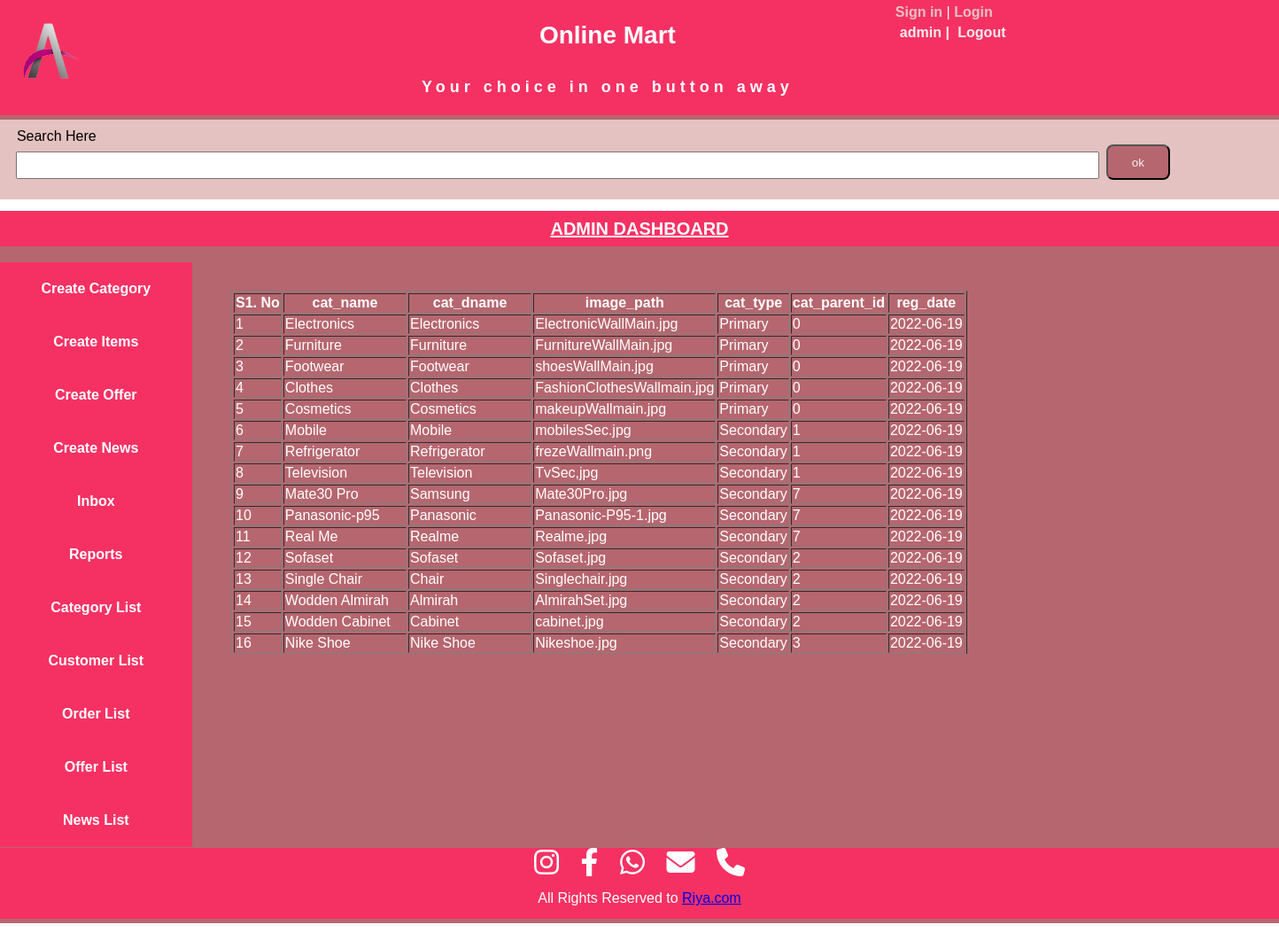
The page /displayCategoryList.php (signed in) on the database its author committed.
### tables this page shows
CREATE TABLE IF NOT EXISTS `category_info` (
  `cat_id` int(11) NOT NULL AUTO_INCREMENT,
  `cat_name` varchar(30) NOT NULL,
  `cat_dname` varchar(30) NOT NULL,
  `image_path` text NOT NULL,
  `cat_type` varchar(10) NOT NULL,
  `cat_parent_id` int(11) NOT NULL,
  `reg_date` date NOT NULL,
  PRIMARY KEY (`cat_id`)
);

### library.php (the view, shortened to what this page needs)
<?php
  function displayTable($sql)
  {
    $con = $GLOBALS["con"];
    $rs = mysqli_query($con , $sql);
    $rc = mysqli_num_rows($rs);
    $cc = mysqli_num_fields($rs);
    echo("<div id ='myList' > ");
    echo("<table border ='1'>");
      echo("<tr>");
      echo("<th> S1. No</th>");
       for($i=1 ; $i <= $cc-1 ; $i++){
        echo("<th>");
        echo(mysqli_fetch_field_direct($rs , $i)->name);
        echo("</th>");
       }
      echo("</tr>");
      $cnt = 0;
      for($i=0; $i <= $rc-1 ; $i++){
        mysqli_data_seek($rs , $i);
        $cnt++;
        $row = mysqli_fetch_array($rs);
        echo("<tr>");
        echo("<td> $cnt </td>");
          for($j=1; $j <= $cc-1 ; $j++){
            echo("<td>");
            echo($row[$j]);
            echo("</td>");
            }
      }
    echo("</table>");
    echo("</div>");
  }
?>

### CSS/style.css (style rules this page uses)
body { padding: 0px; margin: 0px; font-family: Verdana, Geneva, Tahoma, sans-serif; }
#myList { margin: 20px ; padding: 10px; width: 1200px; height: 400px; overflow: scroll; color: white; }

### rows shown on the page
category_info: cat_name "Electronics", cat_dname "Electronics", image_path "ElectronicWallMain.jpg", cat_type "Primary", cat_parent "0", reg_date "2022-06-19"
category_info: cat_name "Furniture", cat_dname "Furniture", image_path "FurnitureWallMain.jpg", cat_type "Primary", cat_parent "0", reg_date "2022-06-19"
category_info: cat_name "Footwear", cat_dname "Footwear", image_path "shoesWallMain.jpg", cat_type "Primary", cat_parent "0", reg_date "2022-06-19"
category_info: cat_name "Clothes", cat_dname "Clothes", image_path "FashionClothesWallmain.jpg", cat_type "Primary", cat_parent "0", reg_date "2022-06-19"
category_info: cat_name "Cosmetics", cat_dname "Cosmetics", image_path "makeupWallmain.jpg", cat_type "Primary", cat_parent "0", reg_date "2022-06-19"
category_info: cat_name "Mobile", cat_dname "Mobile", image_path "mobilesSec.jpg", cat_type "Secondary", cat_parent "1", reg_date "2022-06-19"
category_info: cat_name "Refrigerator", cat_dname "Refrigerator", image_path "frezeWallmain.png", cat_type "Secondary", cat_parent "1", reg_date "2022-06-19"
category_info: cat_name "Television", cat_dname "Television", image_path "TvSec,jpg", cat_type "Secondary", cat_parent "1", reg_date "2022-06-19"
category_info: cat_name "Mate30 Pro", cat_dname "Samsung", image_path "Mate30Pro.jpg", cat_type "Secondary", cat_parent "7", reg_date "2022-06-19"
category_info: cat_name "Panasonic-p95", cat_dname "Panasonic", image_path "Panasonic-P95-1.jpg", cat_type "Secondary", cat_parent "7", reg_date "2022-06-19"
category_info: cat_name "Real Me", cat_dname "Realme", image_path "Realme.jpg", cat_type "Secondary", cat_parent "7", reg_date "2022-06-19"
category_info: cat_name "Sofaset", cat_dname "Sofaset", image_path "Sofaset.jpg", cat_type "Secondary", cat_parent "2", reg_date "2022-06-19"
category_info: cat_name "Single Chair", cat_dname "Chair", image_path "Singlechair.jpg", cat_type "Secondary", cat_parent "2", reg_date "2022-06-19"
category_info: cat_name "Wodden Almirah", cat_dname "Almirah", image_path "AlmirahSet.jpg", cat_type "Secondary", cat_parent "2", reg_date "2022-06-19"
category_info: cat_name "Wodden Cabinet", cat_dname "Cabinet", image_path "cabinet.jpg", cat_type "Secondary", cat_parent "2", reg_date "2022-06-19"
category_info: cat_name "Nike Shoe", cat_dname "Nike Shoe", image_path "Nikeshoe.jpg", cat_type "Secondary", cat_parent "3", reg_date "2022-06-19"

### other values the page prints
$_SESSION["uname"] "admin"
mysqli_fetch_field_direct($rs , $i)->name "cat_name"
mysqli_fetch_field_direct($rs , $i)->name "cat_dname"
mysqli_fetch_field_direct($rs , $i)->name "image_path"
mysqli_fetch_field_direct($rs , $i)->name "cat_type"
mysqli_fetch_field_direct($rs , $i)->name "cat_parent_id"
mysqli_fetch_field_direct($rs , $i)->name "reg_date"
